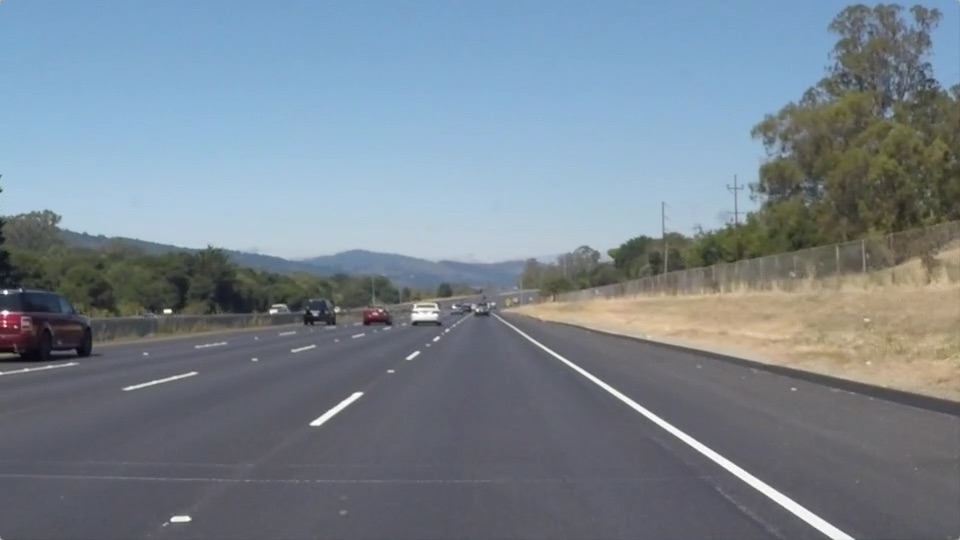
#> input picture Project1_LaneLines/test_images/solidWhiteRight.jpg, 960 x 540 px
$ jupyter execute --allow-errors P1.ipynb   (shell and % lines are left out)
#> lines starting #> are read from the running program, lines starting #| are printed output that depends on the picture; after the words box and inside, x2 and y2 are one past the last pixel; in counts of white or black regions, pixels touching at a corner belong together
# Self-Driving Car Engineer Nanodegree

## Project: **Finding Lane Lines on the Road**
***
In this project, you will use the tools you learned about in the lesson to identify lane lines on the road.  You can develop your pipeline on a series of individual images, and later apply the result to a video stream (really just a series of images). Check out the video clip "raw-lines-example.mp4" (also contained in this repository) to see what the output should look like after using the helper functions below.

Once you have a result that looks roughly like "raw-lines-example.mp4", you'll need to get creative and try to average and/or extrapolate the line segments you've detected to map out the full extent of the lane lines.  You can see an example of the result you're going for in the video "P1_example.mp4".  Ultimately, you would like to draw just one line for the left side of the lane, and one for the right.

In addition to implementing code, there is a brief writeup to complete. The writeup should be completed in a separate file, which can be either a markdown file or a pdf document. There is a [write up template](https://github.com/udacity/CarND-LaneLines-P1/blob/master/writeup_template.md) that can be used to guide the writing process. Completing both the code in the Ipython notebook and the writeup template will cover all of the [rubric points](https://review.udacity.com/#!/rubrics/322/view) for this project.

---
Let's have a look at our first image called 'test_images/solidWhiteRight.jpg'.  Run the 2 cells below (hit Shift-Enter or the "play" button above) to display the image.

**Note: If, at any point, you encounter frozen display windows or other confounding issues, you can always start again with a clean slate by going to the "Kernel" menu above and selecting "Restart & Clear Output".**

---

**The tools you have are color selection, region of interest selection, grayscaling, Gaussian smoothing, Canny Edge Detection and Hough Tranform line detection.  You  are also free to explore and try other techniques that were not presented in the lesson.  Your goal is piece together a pipeline to detect the line segments in the image, then average/extrapolate them and draw them onto the image for display (as below).  Once you have a working pipeline, try it out on the video stream below.**

---

<figure>

 <figcaption>
 <p></p>
 <p style="text-align: center;"> Your output should look something like this (above) after detecting line segments using the helper functions below </p>
 </figcaption>
</figure>
 <p></p>
<figure>

 <figcaption>
 <p></p>
 <p style="text-align: center;"> Your goal is to connect/average/extrapolate line segments to get output like this</p>
 </figcaption>
</figure>

**Run the cell below to import some packages.  If you get an `import error` for a package you've already installed, try changing your kernel (select the Kernel menu above --> Change Kernel).  Still have problems?  Try relaunching Jupyter Notebook from the terminal prompt.  Also, see [this forum post](https://carnd-forums.udacity.com/cq/viewquestion.action?spaceKey=CAR&id=29496372&questionTitle=finding-lanes---import-cv2-fails-even-though-python-in-the-terminal-window-has-no-problem-with-import-cv2) for more troubleshooting tips.**

## Import Packages

[cell 1]
#importing some useful packages
import matplotlib.pyplot as plt
import matplotlib.image as mpimg
import numpy as np
import cv2

## Read in an Image

[cell 2]
#reading in an image
image = mpimg.imread('test_images/solidWhiteRight.jpg')
#> image is the input picture: shape (540, 960, 3); mean R, G, B 120.3, 132.6, 143.7

#printing out some stats and plotting
print('This image is:', type(image), 'with dimensions:', image.shape)
#| This image is: <class 'numpy.ndarray'> with dimensions: (540, 960, 3)
plt.imshow(image)  # if you wanted to show a single color channel image called 'gray', for example, call as plt.imshow(gray, cmap='gray')

## Ideas for Lane Detection Pipeline

**Some OpenCV functions (beyond those introduced in the lesson) that might be useful for this project are:**

`cv2.inRange()` for color selection
`cv2.fillPoly()` for regions selection
`cv2.line()` to draw lines on an image given endpoints
`cv2.addWeighted()` to coadd / overlay two images
`cv2.cvtColor()` to grayscale or change color
`cv2.imwrite()` to output images to file
`cv2.bitwise_and()` to apply a mask to an image

**Check out the OpenCV documentation to learn about these and discover even more awesome functionality!**

## Helper Functions

Below are some helper functions to help get you started. They should look familiar from the lesson!

[cell 3]
import math

def grayscale(img):
    """Applies the Grayscale transform
    This will return an image with only one color channel
    but NOTE: to see the returned image as grayscale
    (assuming your grayscaled image is called 'gray')
    you should call plt.imshow(gray, cmap='gray')"""
    #return cv2.cvtColor(img, cv2.COLOR_RGB2GRAY)
    # Or use BGR2GRAY if you read an image with cv2.imread()
    return cv2.cvtColor(img, cv2.COLOR_BGR2GRAY)

def canny(img, low_threshold, high_threshold):
    """Applies the Canny transform"""
    return cv2.Canny(img, low_threshold, high_threshold)

def gaussian_blur(img, kernel_size):
    """Applies a Gaussian Noise kernel"""
    return cv2.GaussianBlur(img, (kernel_size, kernel_size), 0)

def region_of_interest(img, vertices):
    """
    Applies an image mask.

    Only keeps the region of the image defined by the polygon
    formed from `vertices`. The rest of the image is set to black.
    """
    #defining a blank mask to start with
    mask = np.zeros_like(img)

    #defining a 3 channel or 1 channel color to fill the mask with depending on the input image
    if len(img.shape) > 2:
        channel_count = img.shape[2]  # i.e. 3 or 4 depending on your image
        ignore_mask_color = (255,) * channel_count
    else:
        ignore_mask_color = 255

    #filling pixels inside the polygon defined by "vertices" with the fill color
    cv2.fillPoly(mask, vertices, ignore_mask_color)

    #returning the image only where mask pixels are nonzero
    masked_image = cv2.bitwise_and(img, mask)
    return masked_image

def draw_line_param(img, slope, intercept, color, thickness):
    """
    Draws the line on an image with given slope and intercept
    """
    height = img.shape[0]
    width = img.shape[1]
    # The line should end somewhere at the bottom of the image. That's why one of y coords is equal to image height
    y1 = height
    x1 = int((y1 - intercept)/slope)

    # Empirically detected height, where two lines should approximately cross
    y2 = int(height*0.6)
    x2 = int((y2 - intercept)/slope)
    cv2.line(img, (x1, y1), (x2, y2), color, thickness)

def filter_outliers(ar):
    """
    Filter outliers from numpy array
    """
    return ar[abs(np.mean(ar)-ar)<=np.std(ar)]


def draw_lines(img, lines, color=[0, 0, 255], thickness=20):
    """
    NOTE: this is the function you might want to use as a starting point once you want to
    average/extrapolate the line segments you detect to map out the full
    extent of the lane (going from the result shown in raw-lines-example.mp4
    to that shown in P1_example.mp4).

    Think about things like separating line segments by their
    slope ((y2-y1)/(x2-x1)) to decide which segments are part of the left
    line vs. the right line.  Then, you can average the position of each of
    the lines and extrapolate to the top and bottom of the lane.

    This function draws `lines` with `color` and `thickness`.
    Lines are drawn on the image inplace (mutates the image).
    If you want to make the lines semi-transparent, think about combining
    this function with the weighted_img() function below
    """
    slopes, intercepts = [], []
    # Hough transform may not always fing the lines on an image
    if (lines is not None):
        for line in lines:
            for x1,y1,x2,y2 in line:

                # Slope and intercept for each line
                slope = np.round((y2-y1)/(x2-x1+0.0001), 2)
                intercept = int(y2 - slope * x2)

                # Filter out the lines with too high or too low slope
                if (1>abs(slope)>0.5):
                    slopes.append(slope)
                    intercepts.append(intercept)
                    #cv2.line(img, (x1, y1), (x2, y2), color=[255,0,0], thickness=7)

    slopes = np.array(slopes)
    intercepts = np.array(intercepts)

    # Filter the lines into 2 categories corresponding 2 lane lines: with positive and negative slope
    positive, negative = slopes>0, slopes<0

    # Calculate mean intercept and slope for filtered lines
    if len(slopes[positive])>0:
        filtered_pos_slopes = filter_outliers(np.append(slopes[positive], np.mean(slopes[positive])))
        filtered_pos_intercepts = filter_outliers(np.append(intercepts[positive], np.mean(intercepts[positive])))
        #for s,i in zip(filtered_pos_slopes, filtered_pos_intercepts):
            #draw_line_param(img, s, i, color=[0, 255, 0], thickness=3)
        mean_pos_slope = np.mean(filtered_pos_slopes)
        mean_pos_intercept = np.mean(filtered_pos_intercepts)
        draw_line_param(img, mean_pos_slope, mean_pos_intercept, color, thickness)
    if len(slopes[negative])>0:
        filtered_neg_slopes = filter_outliers(np.append(slopes[negative], np.mean(slopes[negative])))
        filtered_neg_intercepts = filter_outliers(np.append(intercepts[negative], np.mean(intercepts[negative])))
        #for s,i in zip(filtered_neg_slopes, filtered_neg_intercepts):
            #draw_line_param(img, s, i, color=[0, 255, 0], thickness=3)
        mean_neg_slope = np.mean(filtered_neg_slopes)
        mean_neg_intercept = np.mean(filtered_neg_intercepts)
        draw_line_param(img, mean_neg_slope, mean_neg_intercept, color, thickness)


def hough_lines(img, rho, theta, threshold, min_line_len, max_line_gap):
    """
    `img` should be the output of a Canny transform.

    Returns an image with hough lines drawn.
    """
    lines = cv2.HoughLinesP(img, rho, theta, threshold, np.array([]), minLineLength=min_line_len, maxLineGap=max_line_gap)
    line_img = np.zeros((img.shape[0], img.shape[1], 3), dtype=np.uint8)
    draw_lines(line_img, lines)
    return line_img

# Python 3 has support for cool math symbols.

def weighted_img(img, initial_img, α=0.8, β=1., λ=0.):
    """
    `img` is the output of the hough_lines(), An image with lines drawn on it.
    Should be a blank image (all black) with lines drawn on it.

    `initial_img` should be the image before any processing.

    The result image is computed as follows:

    initial_img * α + img * β + λ
    NOTE: initial_img and img must be the same shape!
    """
    return cv2.addWeighted(initial_img, α, img, β, λ)

## Test Images

Build your pipeline to work on the images in the directory "test_images"
**You should make sure your pipeline works well on these images before you try the videos.**

[cell 4]
import os
os.listdir("test_images/")

## Build a Lane Finding Pipeline

Build the pipeline and run your solution on all test_images. Make copies into the `test_images_output` directory, and you can use the images in your writeup report.

Try tuning the various parameters, especially the low and high Canny thresholds as well as the Hough lines parameters.

[cell 5]
# TODO: Build your pipeline that will draw lane lines on the test_images
# then save them to the test_images directory.
input_dir = "test_images"
output_dir = "test_images_output"

def yellow_mask(img):
    """
    Mask yellow lane line. Image is converted to HSV, so that brightness
    and color info are separated from each other
    """
    # Set color boundaries
    lower_yellow = np.array([20, 100, 100])
    upper_yellow = np.array([30, 255, 255])
    # Convert image to HSV
    hsv = cv2.cvtColor(img, cv2.COLOR_BGR2HSV)
    mask = cv2.inRange(hsv, lower_yellow, upper_yellow)
    res = cv2.bitwise_and(img, img, mask=mask)
    return res


def normalize_rgb(img):
    """
    Normalize RGB image histogram
    """
    # Convert image to HSV
    hsv = cv2.cvtColor(img, cv2.COLOR_BGR2HSV)
    # Split image channels
    channels = cv2.split(hsv)
    # Normalize brightness channel of an image
    normalized = cv2.equalizeHist(channels[2])
    # Merge normalized channel back to the image
    merged = cv2.merge([channels[0], channels[1], normalized])
    # Convert image back to BGR
    merged_rgb = cv2. cvtColor(merged, cv2.COLOR_HSV2BGR)
    return merged_rgb


def detect_lines(img):
    """
    Pipeline for detecting lanes on a frame
    """
    height, width = img.shape[0], img.shape[1]
    vertices = np.array([[(0, height), (int(width*0.45), int(height*0.55)),
                          (int(width*0.55), int(height*0.55)), (width, height)]], dtype=np.int32)

    # Masking out pixels with highest brightness
    norm = normalize_rgb(img)

    # Yellow line masking
    yellow = yellow_mask(img)
    yellow_added = weighted_img(yellow, norm, α=1, β=0.8, λ=0.)

    # Convert image to grayscale
    gray = grayscale(yellow_added)

    # Apply gaussian blur to an image
    blurred = gaussian_blur(gray, 3)

    # Apply Canny detector to blurred grayscale image
    edges = canny(blurred, 240, 250)

    # Mask out part of the image
    masked = region_of_interest(edges, vertices)

    # Detect lines on the image
    lines = hough_lines(masked, 2, np.pi/180, 15, 10, 20)

    # Create weighted image
    final = weighted_img(lines, img)

    return final

def writeframes(input_dir, out_dir):
    """
    Write test frames to specified output directory
    """
    input_images = os.listdir(input_dir)
    if not os.path.exists(out_dir):
        os.makedirs(out_dir)
    for imgname in input_images:
        img = cv2.imread(input_dir + "/" + imgname, 1)
        detected = detect_lines(img)
        out_path = out_dir + '/' + imgname + '_processed.jpg'
        cv2.imwrite(out_path, detected)

writeframes(input_dir ,output_dir)
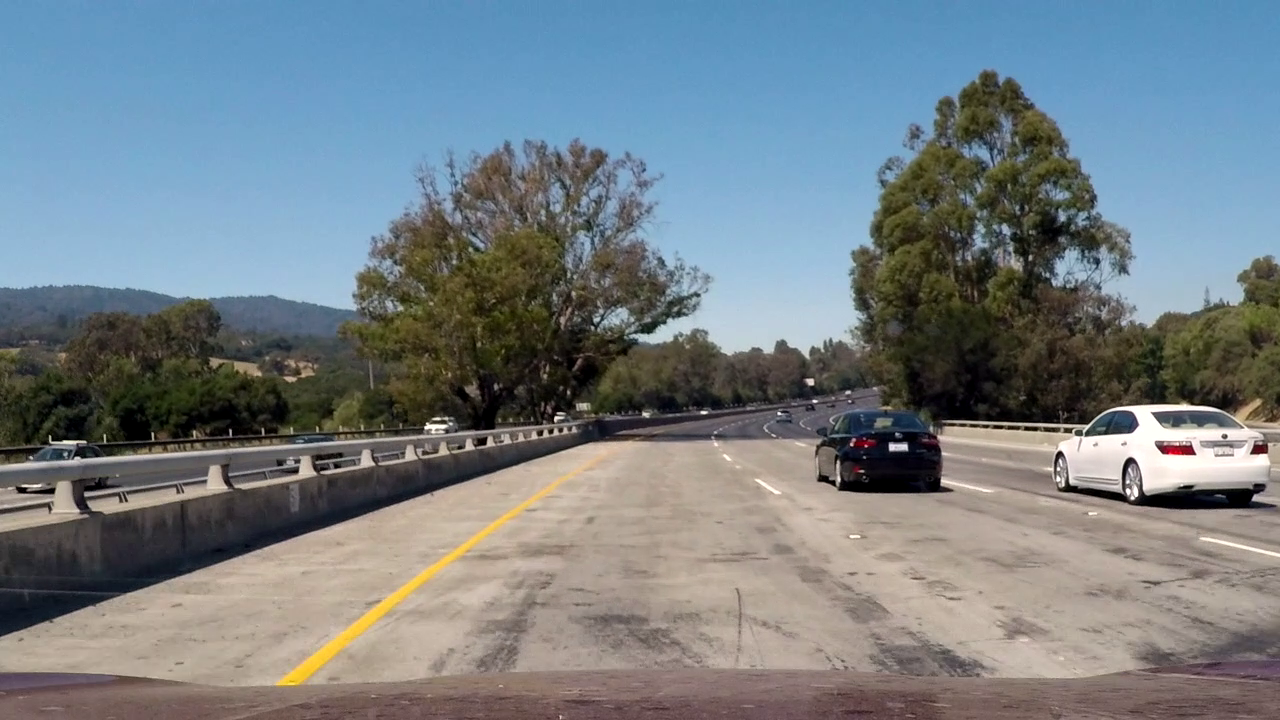
#> input picture Project1_LaneLines/test_images/challange_frame.png, 1280 x 720 px
#> in writeframes, img is the input picture: shape (720, 1280, 3); mean B, G, R 132.8, 127.1, 117
#> in yellow_mask, `mask = cv2.inRange(hsv, lower_yellow, upper_yellow)`:
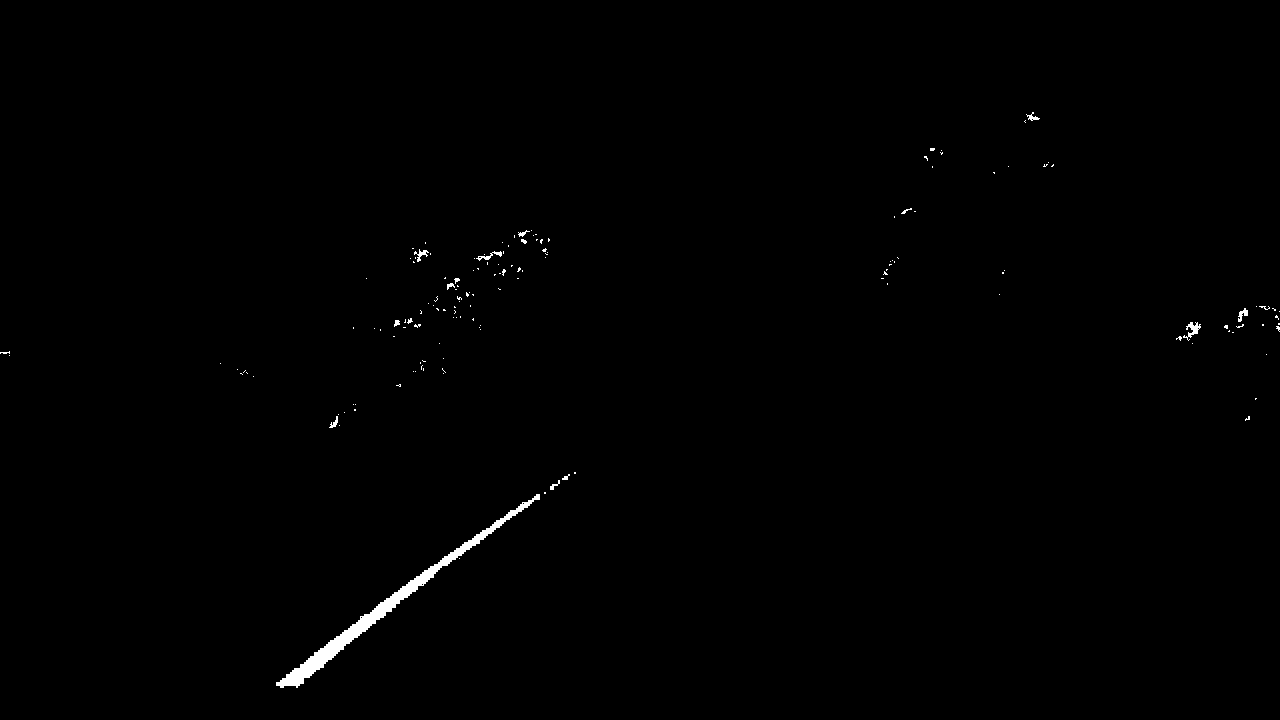
#> mask: shape (720, 1280); 0.48% white; 152 white regions (137 under 20 px), largest, box (x1, y1, x2, y2) and area: (276, 494, 540, 688) 3225, (1183, 322, 1201, 341) 130, (476, 251, 502, 261) 80
#> in hough_lines, `lines = cv2.HoughLinesP(img, rho, theta, threshold, np.array([]), minL..`: lines = 86 rows, first 6: [367, 513, 559, 451], [297, 686, 344, 648], [348, 626, 400, 586], [273, 685, 319, 648], [493, 443, 576, 430], [415, 591, 430, 579]
#> the loop in draw_lines, `for line in lines:` made 86 passes
#> after the loop in draw_lines, `for line in lines:`: intercepts = 32 values, max 926 at index 0, min -53 at index 8, mean 528; slopes = 32 values, max 0.7 at index 8, min -0.81 at index 0, mean -0.181
#> in draw_lines, `filtered_pos_slopes = filter_outliers(np.append(slopes[positive], np.m..`: filtered_pos_slopes = [0.6, 0.63, 0.59, 0.61, 0.62, 0.64, 0.58, 0.6, 0.65, 0.65, 0.58, 0.615]
#> in draw_lines, `filtered_pos_intercepts = filter_outliers(np.append(intercepts[positiv..`: filtered_pos_intercepts = [26, 0, 35, 13, 9, -10, 28, -16, -16, 12.92]
#> in draw_lines, `mean_pos_slope = np.mean(filtered_pos_slopes)`: mean_pos_slope = 0.614
#> in draw_lines, `mean_pos_intercept = np.mean(filtered_pos_intercepts)`: mean_pos_intercept = 8.19
#> in draw_line_param, `x1 = int((y1 - intercept)/slope)`: x1 = 1159
#> in draw_line_param, `x2 = int((y2 - intercept)/slope)`: x2 = 690
#> in draw_lines, `filtered_neg_slopes = filter_outliers(np.append(slopes[negative], np.m..`: filtered_neg_slopes = [-0.77, -0.73, -0.67, -0.79, -0.77, -0.78, -0.71, -0.7, -0.73, -0.71, -0.726]
#> in draw_lines, `filtered_neg_intercepts = filter_outliers(np.append(intercepts[negativ..`: filtered_neg_intercepts = [894, 903, 892, 862, 900, 911, 847, 896, 879, 853, 866, 882, 880.4]
#> in draw_lines, `mean_neg_slope = np.mean(filtered_neg_slopes)`: mean_neg_slope = -0.735
#> in draw_lines, `mean_neg_intercept = np.mean(filtered_neg_intercepts)`: mean_neg_intercept = 882
#> call 2 of weighted_img, with α = 0.8, β = 1, λ = 0
#> in weighted_img (call 2), `return cv2.addWeighted(initial_img, α, img, β, λ)`:
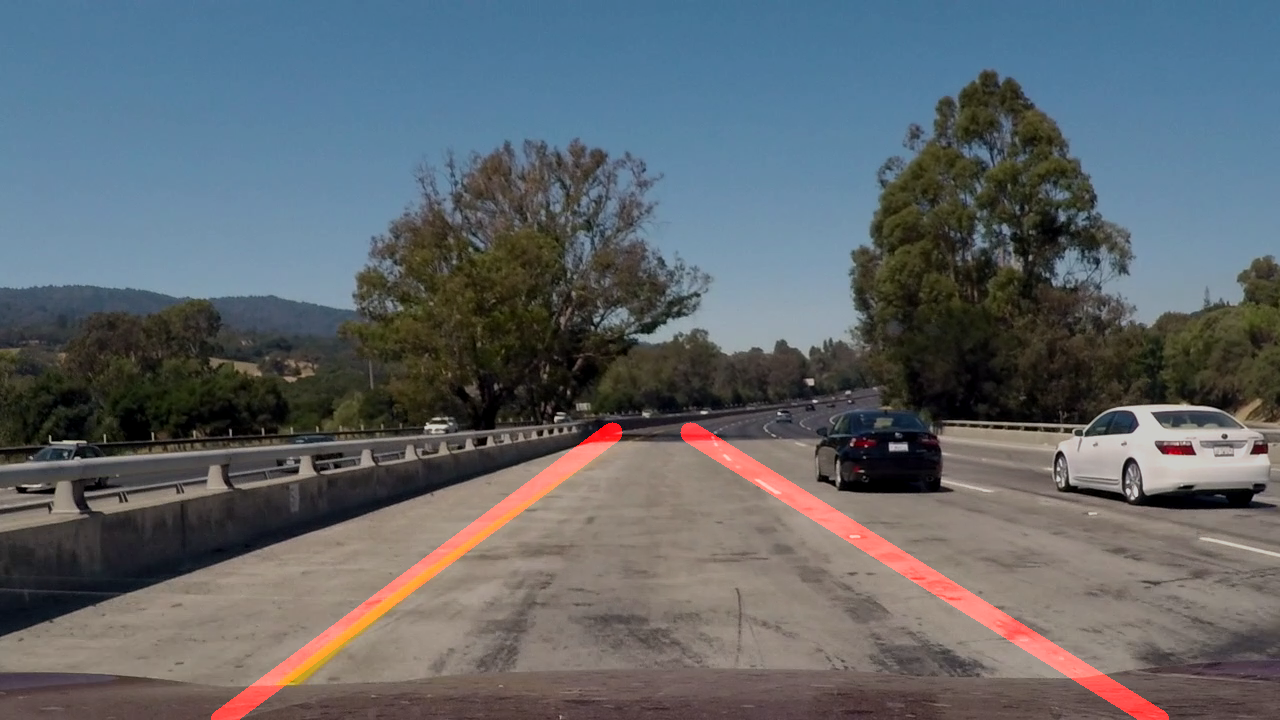
#> returned value: shape (720, 1280, 3); mean of channels 0, 1, 2 106.2, 101.6, 96.2; drawn as B, G, R
